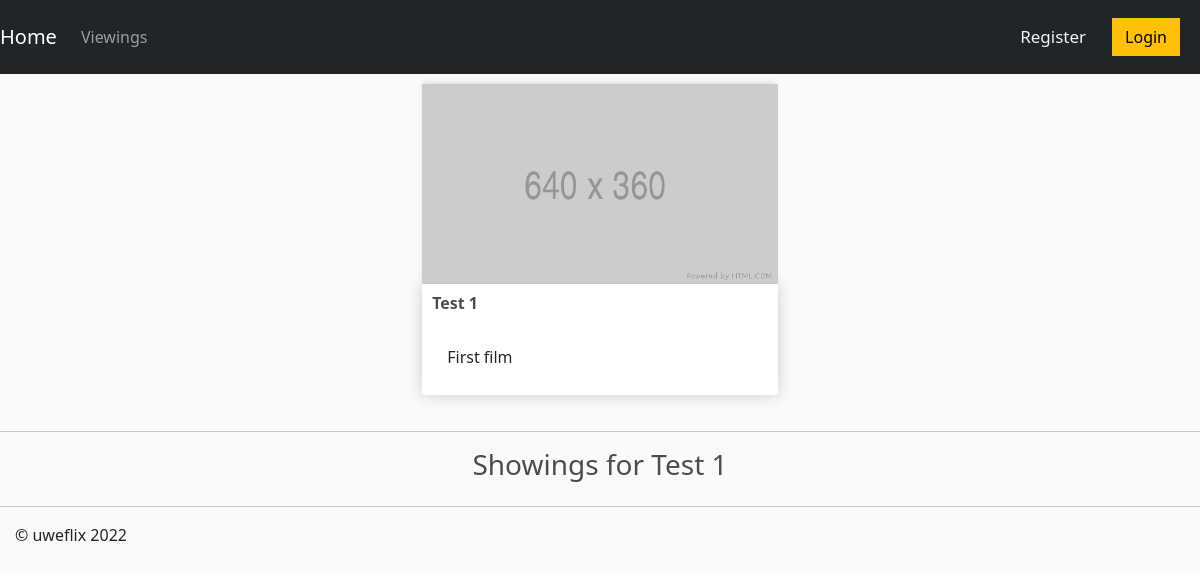
Page /showings/1/ on the earlier database version.
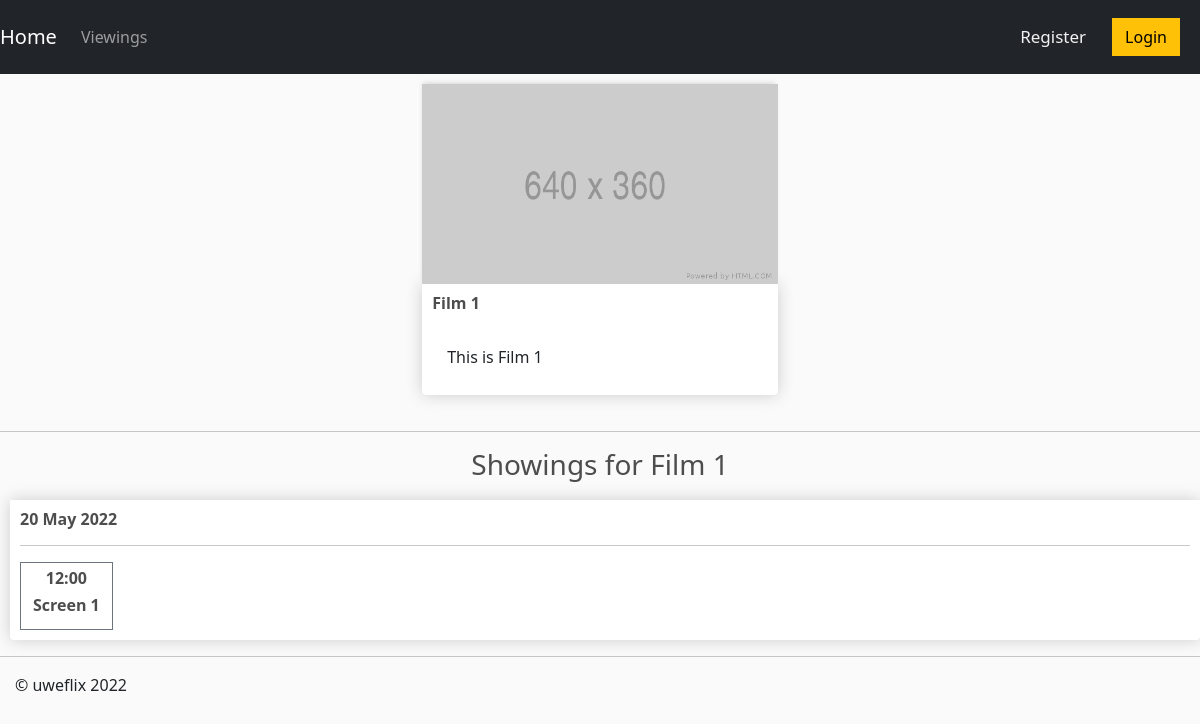
Same page on the later database version.
### uweflix/models.py (models this page shows, shortened)
class Film(models.Model):
    title = models.CharField(max_length=100)
    age_rating = models.CharField(max_length=3)
    """Age Ratings:
        - U
        - PG
        - 12
        - 12A
        - 15
        - 18"""
    duration = models.CharField(max_length=3)
    trailer_desc = models.CharField(max_length=500)

class Showing(models.Model):
    screen = models.ForeignKey(Screen, default=1, on_delete=models.CASCADE)
    film = models.ForeignKey(Film,on_delete=models.CASCADE)
    time = models.DateTimeField()
    remaining_tickets = models.IntegerField(default=150)  # NEEDS TO BE ASSIGNED TO THE SCREEN CAPACITY SOMEHOW!

class Screen(models.Model):
    capacity = models.IntegerField()
    apply_covid_restrictions =  models.BooleanField()

### uweflix/views.py (the view)
# urls.py: path("showings/<int:film>/", views.showings, name="showings_by_film"),
def showings(request, film):
    showings = Showing.objects.filter(film=film).order_by('time')
    film = Film.objects.get(pk=film)
    context = {'showings':showings, 'film':film}
    return render(request, 'uweflix/showings.html', context)

### uweflix/templates/uweflix/showings.html (shortened to what this page needs)
{% extends "uweflix/layout.html" %}
{% load static %}
{% block content %}
<div class="row">
    <div class="center">
        <img class="thumbnail" src="{% static 'uweflix/images/placeholder.png' %}">
        <div class="box-element film">
            <h6><strong>{{film.title}}</strong></h6>
            <br>
            <p>{{film.trailer_desc}}</p>
        </div>
    </div>
    <div class="showings">
        <hr>
        <h3>Showings for {{film.title}}</h3>
        {% for showing in showings %}
        <div class ="showing-box">
            <div class="box-element film">
                <h6><strong>{{ showing.time | date:'j M Y' }}</strong></h6>
                <hr>
                <div>
                    <a class="btn btn-outline-secondary add-btn" href="{% url 'payment' showing.pk %}">
                        <h6><strong>{{ showing.time | time:'G:i'}}</strong></h6>
                        <h6><strong>Screen {{showing.screen.id}}</strong></h6>
                    </a>
                </div>
            </div>
        </div>
        {% endfor %}
    </div>
</div>
{% endblock %}

Differences in the rows shown:
changed Film: title "Test 1" → "Film 1"; trailer_desc "First film" → "This is Film 1"
now on this page (row edited): Showing: time "20 May 2022", time "12:00", screen.id "1"
